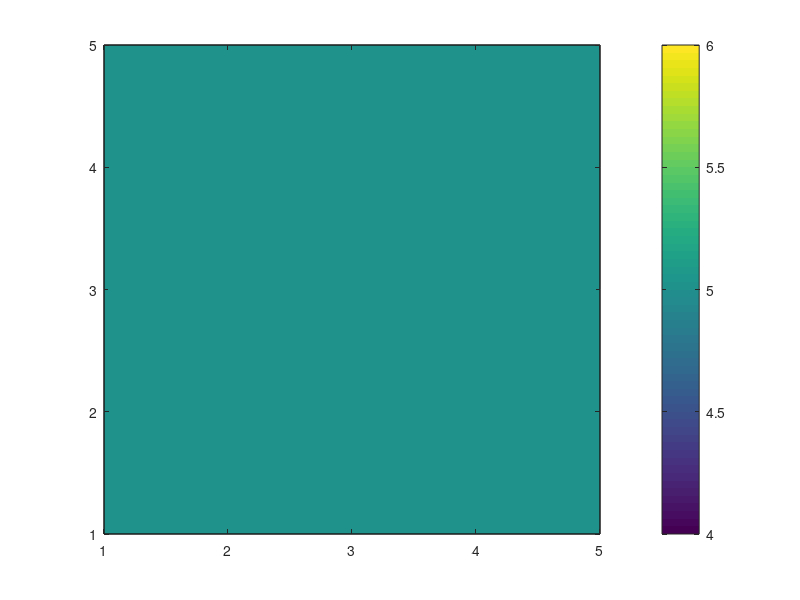

Here is the MATLAB script that generated this plot:
mat=zeros(2000,200);
value=zeros(1,2000);
alpha=1.25;
disp('steady state heat conduction problem');
m=input('enter the number of nodes in the x direction');
n=input('enter the number of nodes in y direction');
t1=input('enter the temperature of left wall');
t2=input('enter the temperature of right wall');
t3=input('enter the temperature of bottom wall');
t4=input('enter the temperature of top wall');
if m==''
    m=20;
elseif n==''
    n=20;
elseif t1==''
    t1=300;
elseif t2==''
    t2=100;
elseif t3==''
    t3=400;
elseif t4==''
    t4=200;
end
t=zeros(m,n);
t_old=zeros(m*n,1);
t_new_d=zeros(m*n,1);
t_new=zeros(m*n,1);
deltax=1/m;
deltay=1/n;
w1=1/(deltax*deltax);
w2=1/(deltay*deltay);

for i=1:m
    for j=1:n
        if i==1 
            if j==1 
                ap=-3*(w1+w2);
                ae=w1;
                an=w2;
                s=2*t1*w1+2*t3*w2;
                value(1)=-s;
                for k=1:m
                    for l=1:n
                        if k==1 && l==1
                            mat(1,1)=ap;
                        elseif k==2 && l==1
                            mat(1,n+1)=an;
                        elseif k==1 && l==2
                            mat(1,2)=ae;
                        end
                    end
                end
            elseif j==n
                ap=-3*(w1+w2);
                aw=w1;
                an=w2;
                s=2*t2*w1+2*t3*w2;
                value(j)=-s;
                for k=1:m
                    for l=1:n
                        if k==1 && l==n
                            mat(n,n)=ap;
                        elseif k==1 && l==n-1
                            mat(n,n-1)=aw;
                        elseif k==2 && l==n
                            mat(n,2*n)=an;
                        end
                    end
                end
            else
                ap=-(2*w1+3*w2);
                s=2*t3*w2;
                ae=w1;
                aw=w1;
                an=w2;
                value(j)=-s;
                for k=1:m
                    for l=1:n


                                if k==1 && l==j
                                    mat(j+(i-1)*n,l+(k-1)*n)=ap;  
                                elseif k==1 && l==j-1
                                    mat(j+(i-1)*n,l+(k-1)*n)=aw;
                                elseif k==1 && l==j+1
                                    mat(j+(i-1)*n,l+(k-1)*n)=ae;
                                elseif k==2 && l==j
                                    mat(j+(i-1)*n,l+(k-1)*n)=an;
                                end

                    end
                end
            end
        elseif i==m 
            if j==1
                ap=-3*(w2+w1);
                as=w2;
                ae=w1;
                s=2*(t1*w1+t4*w2);
                value(j+(i-1)*n)=-s;
                for k=1:m
                    for l=1:n
                        if k==m && l==1
                            mat(j+(i-1)*n,l+(k-1)*n)=ap;
                        elseif k==m-1 && l==1
                            mat(j+(i-1)*n,l+(k-1)*n)=as;
                        elseif k==m && l==2
                            mat(j+(i-1)*n,l+(k-1)*n)=ae;
                        end
                    end
                end
            elseif j==n
                ap=-3*(w2+w1);
                as=w2;
                aw=w1;
                s=2*(t2*w1+t4*w2);
                value(j+(i-1)*n)=-s;
                for k=1:m
                    for l=1:n
                        if k==m && l==n
                            mat(j+(i-1)*n,l+(k-1)*n)=ap;
                        elseif k==m && l==n-1
                            mat(j+(i-1)*n,l+(k-1)*n)=aw;
                        elseif k==m-1 && l==n
                             mat(j+(i-1)*n,l+(k-1)*n)=as;
                        end
                    end
                end
            else
                ap=-(2*w1+3*w2);
                s=2*w2*t4;
                ae=w1;
                aw=w2;
                value(j+(i-1)*n)=-s;
                for k=1:m
                    for l=1:n

                            if k==m && l==j
                               mat(j+(i-1)*n,l+(k-1)*n)=ap;  
                            elseif k==m-1 && l==j 
                                 mat(j+(i-1)*n,l+(k-1)*n)=as;
                            elseif k==m && l==j-1 
                                 mat(j+(i-1)*n,l+(k-1)*n)=aw;
                            elseif k==m && l==j+1 
                                 mat(j+(i-1)*n,l+(k-1)*n)=ae;
                            end

                       
                    end
                end
            end
        elseif j==1
            if i~=1 && i~=m
                ap=-(3*w1+2*w2);
                s=2*t1*w1;
                ae=w1;
                an=w2;
                as=w2;
                value(j+(i-1)*n)=-s;
                for k=1:m
                    for l=1:m
                        if k==i && l==j
                            mat(j+(i-1)*n,l+(k-1)*n)=ap;
                        elseif k==i-1 && l==j
                             mat(j+(i-1)*n,l+(k-1)*n)=as;
                        elseif k==i+1 && l==j
                             mat(j+(i-1)*n,l+(k-1)*n)=an;      
                        elseif k==i && l==j+1
                            mat(j+(i-1)*n,l+(k-1)*n)=ae;
                        end
                    end
                end
            end
        elseif j==n
             if i~=1 && i~=m
                 ap=-(3*w1+2*w2);
                 s=2*t2*w1;
                 aw=w1;
                 an=w2;
                 as=w2;
                 value(j+(i-1)*n)=-s;
                 for k=1:m
                     for l=1:n
                         if k==i && l==j
                             mat(j+(i-1)*n,l+(k-1)*n)=ap;
                         elseif k==i-1 && l==j
                             mat(j+(i-1)*n,l+(k-1)*n)=as;
                          elseif k==i+1 && l==j
                             mat(j+(i-1)*n,l+(k-1)*n)=an;
                         elseif k==i && l==j-1
                             mat(j+(i-1)*n,l+(k-1)*n)=aw;
                         end
                     end
                 end
             end
        else
            ap=-2*(w1+w2);
            ae=w1;
            aw=w1;
            an=w2;
            as=w2;
            s=0.0;
            value(j+(i-1)*n)=-s;
            for k=1:m
                for l=1:n
                    if k==i && l==j
                         mat(j+(i-1)*n,l+(k-1)*n)=ap;
                    elseif k==i-1 && l==j
                             mat(j+(i-1)*n,l+(k-1)*n)=as;
                    elseif k==i+1 && l==j
                             mat(j+(i-1)*n,l+(k-1)*n)=an;
                    elseif k==i && l==j-1
                             mat(j+(i-1)*n,l+(k-1)*n)=aw;
                    elseif k==i && l==j+1
                        mat(j+(i-1)*n,l+(k-1)*n)=ae;
                    end
                end
            end
        end
    end
end

iter=0;
for i=1:m
    for j=1:n
     t_old(j+(i-1)*n,1)=min(t1,t3); %temperature at all nodal points is initialised 
    end
end
diff=40;
n_d=1;
rat=(1-alpha)/alpha;
while diff>1e-02
    iter=n_d;
for i=1:m*n     %moving through all nodal points and finding temperature
 sum=0.0;

    if i==1
        iter=1*n;
 
        for k=1:m*n
            if k~=i
        sum=sum+mat(i,k)*t_old(k);
            end
        end
        t_new_d(i)=(value(i)-sum)/mat(1,1);
        ra=mat(1,1)/alpha;
        t_new(i)=((t_new_d(i)*mat(1,1))+(rat*mat(1,1)*t_old(1)))/ra;
        
    diff=abs(t_old(1)-t_new(1));
    t_old(1)=t_new(1);
    else

         for k=1:m*n
             if k~=i
                 sum=sum+mat(i,k)*t_old(k);
             end
         end
        t_new_d(i)=(value(i)-1*sum)/mat(i,i);
        ra=mat(i,i)/alpha;
        t_new(i)=((t_new_d(i)*mat(i,i))+(rat*mat(i,i)*t_old(i)))/ra;
     end
     diff1=abs(t_old(i)-t_new(i));
     t_old(i)=t_new(i);
     diff=max(diff,diff1);   
end
    n_d=n_d+1;
end
for s=1:m
    for q=1:n
        t(s,q)=t_new(q+(s-1)*n);
    end
end
[x,y]=meshgrid(1:m,1:n);
contourf(x,y,t);
colorbar;